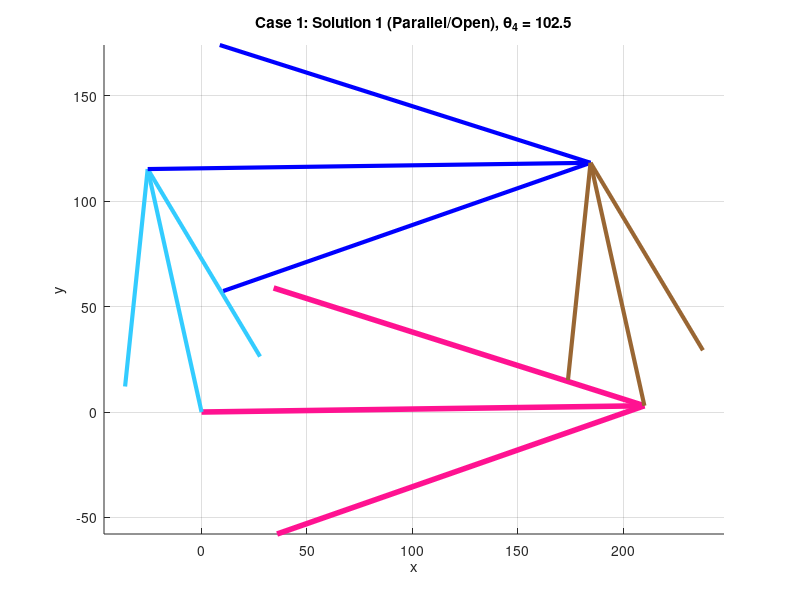
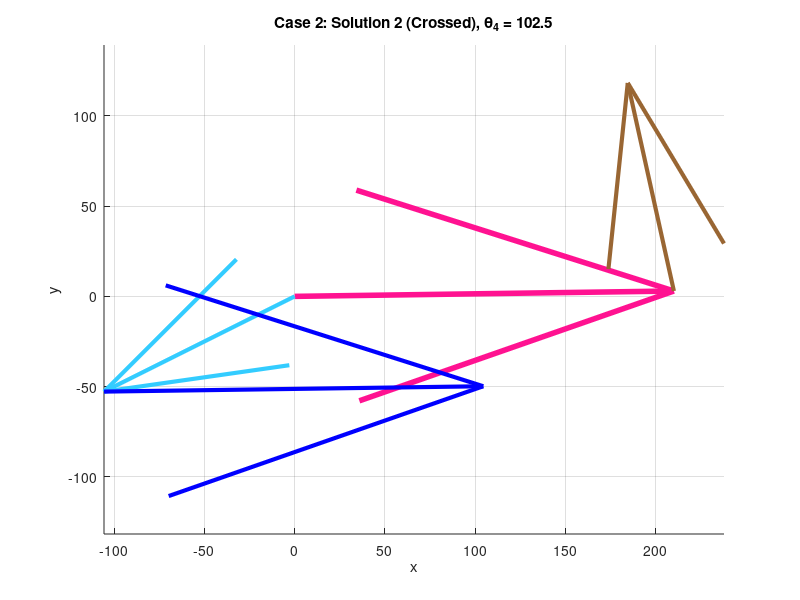

The MATLAB source for these figures, in order:
clear all
close all
clc

% ==========================================
% 1. PARAMETERS & INPUT
% ==========================================
L1 = 210; % Ground (Pink)
L2 = 118; % Crank (Light Blue)
L3 = 210; % Coupler (Blue)
L4 = 118; % Rocker (Brown)

d = L1;
a = L2;
b = L3;
c = L4;

% Ground Offset
theta1_deg = 0.81;
theta1 = deg2rad(theta1_deg);

% Input: Theta 4 (Global) -> Link 4 (Brown)
q4_global_deg = 102.5;
q4_global = deg2rad(q4_global_deg);

% Local Theta 4 (Relative to ground line)
q4 = q4_global - theta1;

% ==========================================
% 2. SOLVE INVERSE KINEMATICS (Find q2 from q4)
% ==========================================
% K Constants (Swapped 'a' and 'c' because q4 is input)
K1_inv = d/c; 
K2_inv = d/a; 
K3_inv = (c^2 - b^2 + a^2 + d^2)/(2*c*a); 

% Coefficients for q2
A = cos(q4) - K1_inv - K2_inv*cos(q4) + K3_inv;
B = -2*sin(q4);
C = K1_inv - (K2_inv + 1)*cos(q4) + K3_inv;

% Calculate Discriminant
disc = B^2 - 4*A*C;

% Find 2 possible angles for Link 2 (q2)
% Solution 1 (Usually Parallel/Open)
q2_sol1 = 2*atan((-B - sqrt(disc))/(2*A));

% Solution 2 (Usually Crossed)
q2_sol2 = 2*atan((-B + sqrt(disc))/(2*A));

% ==========================================
% 3. FIND CORRESPONDING THETA 3 (Find q3 for EACH q2)
% ==========================================
% Standard Constants for finding q3
K1 = d/a;
K4 = d/b;
K5 = (c^2 - d^2 - a^2 - b^2)/(2*a*b);

% --- CASE 1: Using q2_sol1 ---
D1 = cos(q2_sol1) - K1 + K4*cos(q2_sol1) + K5;
E1 = -2*sin(q2_sol1);
F1 = K1 + (K4 - 1)*cos(q2_sol1) + K5;
% For Parallel setup, usually requires -sqrt
q3_sol1 = 2*atan((-E1 - sqrt(E1^2 - 4*D1*F1))/(2*D1));

% --- CASE 2: Using q2_sol2 ---
D2 = cos(q2_sol2) - K1 + K4*cos(q2_sol2) + K5;
E2 = -2*sin(q2_sol2);
F2 = K1 + (K4 - 1)*cos(q2_sol2) + K5;
% For Crossed setup, usually requires +sqrt (or -sqrt depending on geometry)
% Let's try +sqrt to force the other closure
q3_sol2 = 2*atan((-E2 + sqrt(E2^2 - 4*D2*F2))/(2*D2));


% ==========================================
% 4. CONVERT TO GLOBAL & VECTORS
% ==========================================
% Case 1 Global Angles
q2_global_1 = rad2deg(q2_sol1 + theta1);
q3_global_1 = rad2deg(q3_sol1 + theta1);

% Case 2 Global Angles
q2_global_2 = rad2deg(q2_sol2 + theta1);
q3_global_2 = rad2deg(q3_sol2 + theta1);

% Ground Vector (Same for both)
RO4O2 = d*exp(j*theta1);
RO4O2x = real(RO4O2); RO4O2y = imag(RO4O2);
O4x = RO4O2x; O4y = RO4O2y;

% --- Vectors Case 1 ---
RA1 = a*exp(j*(q2_sol1 + theta1));
RBA1 = b*exp(j*(q3_sol1 + theta1));
RBO4_1 = c*exp(j*(q4 + theta1)); % Input Fixed

RA1x = real(RA1); RA1y = imag(RA1);
RBA1x = real(RBA1); RBA1y = imag(RBA1);
RBO4_1x = real(RBO4_1); RBO4_1y = imag(RBO4_1);

% --- Vectors Case 2 ---
RA2 = a*exp(j*(q2_sol2 + theta1));
RBA2 = b*exp(j*(q3_sol2 + theta1));
RBO4_2 = c*exp(j*(q4 + theta1)); % Input Fixed

RA2x = real(RA2); RA2y = imag(RA2);
RBA2x = real(RBA2); RBA2y = imag(RBA2);
RBO4_2x = real(RBO4_2); RBO4_2y = imag(RBO4_2);


% ==========================================
% 5. PLOTTING (Separated)
% ==========================================
color_Pink = [1, 0.07, 0.57];
color_LBlue = [0.2, 0.8, 1];
color_Blue = [0, 0, 1];
color_Brown = [0.6, 0.4, 0.2];

% --- Figure 1: Case 1 ---
figure(1);
hold on;
quiver(0,0, O4x, O4y, 0, 'Color', color_Pink, 'LineWidth', 4, 'MaxHeadSize', 0.5); % Ground
quiver(0,0, RA1x, RA1y, 0, 'Color', color_LBlue, 'LineWidth', 3, 'MaxHeadSize', 0.5); % Link 2
quiver(RA1x, RA1y, RBA1x, RBA1y, 0, 'Color', color_Blue, 'LineWidth', 3, 'MaxHeadSize', 0.5); % Link 3
quiver(O4x, O4y, RBO4_1x, RBO4_1y, 0, 'Color', color_Brown, 'LineWidth', 3, 'MaxHeadSize', 0.5); % Link 4
axis equal; grid on;
title(['Case 1: Solution 1 (Parallel/Open), \theta_4 = ' num2str(q4_global_deg)]);
xlabel('x'); ylabel('y');

% --- Figure 2: Case 2 ---
figure(2);
hold on;
quiver(0,0, O4x, O4y, 0, 'Color', color_Pink, 'LineWidth', 4, 'MaxHeadSize', 0.5); % Ground
quiver(0,0, RA2x, RA2y, 0, 'Color', color_LBlue, 'LineWidth', 3, 'MaxHeadSize', 0.5); % Link 2
quiver(RA2x, RA2y, RBA2x, RBA2y, 0, 'Color', color_Blue, 'LineWidth', 3, 'MaxHeadSize', 0.5); % Link 3
quiver(O4x, O4y, RBO4_2x, RBO4_2y, 0, 'Color', color_Brown, 'LineWidth', 3, 'MaxHeadSize', 0.5); % Link 4
axis equal; grid on;
title(['Case 2: Solution 2 (Crossed), \theta_4 = ' num2str(q4_global_deg)]);
xlabel('x'); ylabel('y');


% Display Results
disp('--- Results ---');
disp(['Case 1: Theta 2 = ' num2str(q2_global_1) ' deg, Theta 3 = ' num2str(q3_global_1) ' deg']);
disp(['Case 2: Theta 2 = ' num2str(q2_global_2) ' deg, Theta 3 = ' num2str(q3_global_2) ' deg']);
